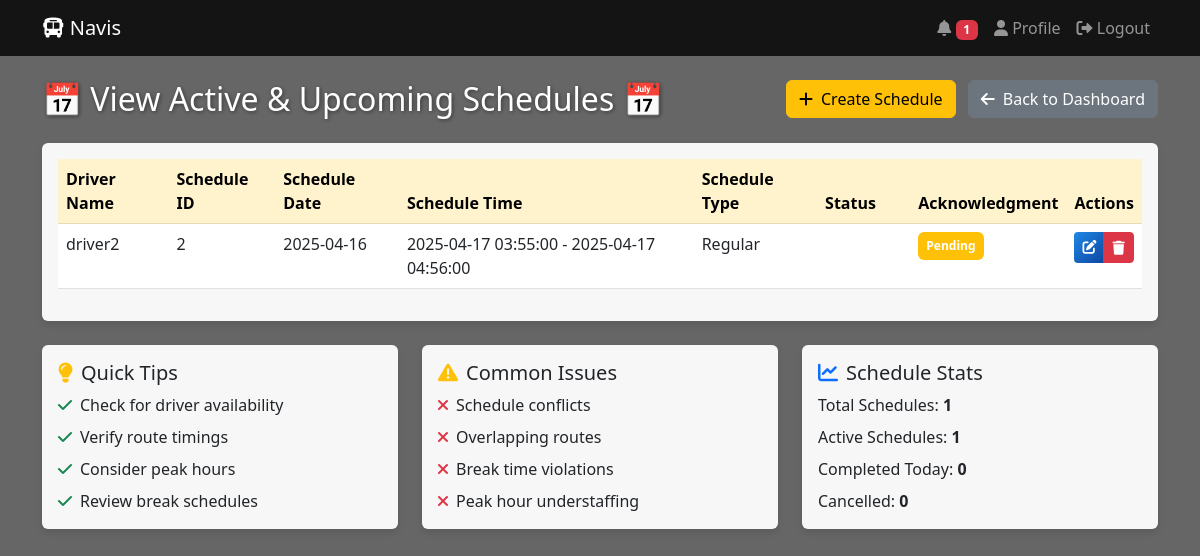
The page /view-schedules (signed in) on the database as committed earlier.
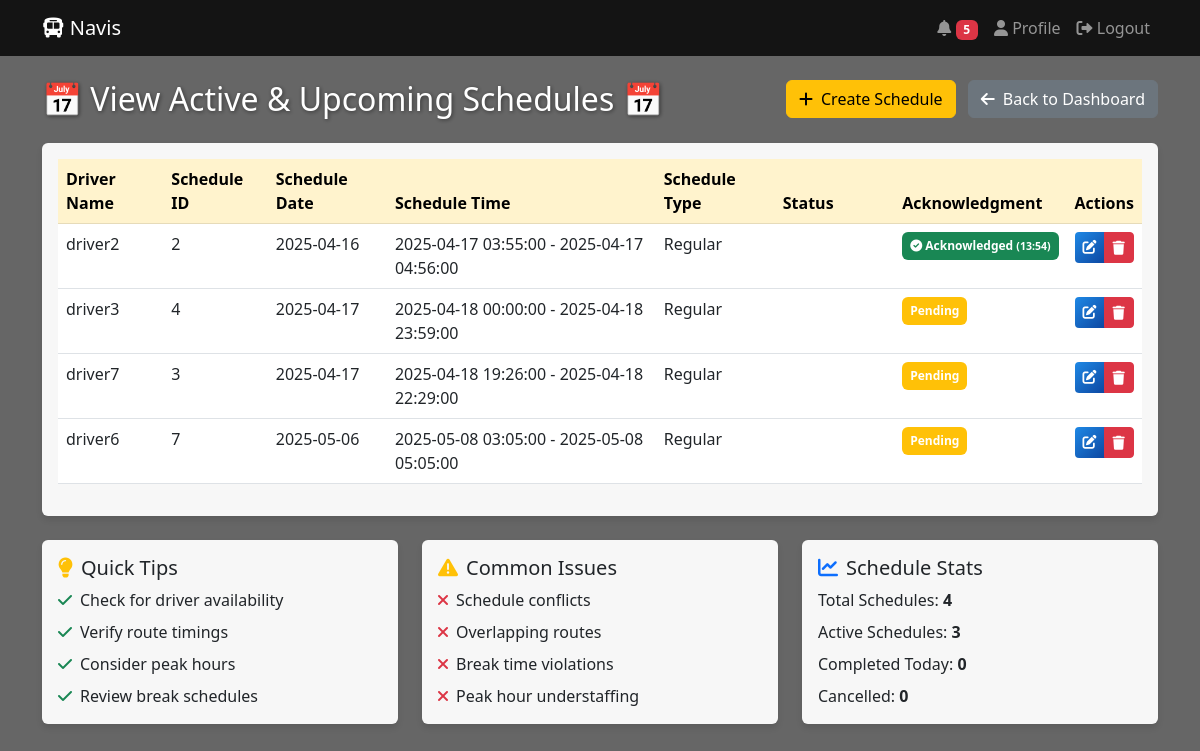
The same page on the database as committed later.
### app.py (models this page shows)
class Schedule(db.Model):
    id = db.Column(db.Integer, primary_key=True)
    date = db.Column(db.Date, nullable=False)
    start_time = db.Column(db.DateTime, nullable=False)
    end_time = db.Column(db.DateTime, nullable=False)
    route = db.Column(db.String(100), nullable=False)
    bus_number = db.Column(db.String(20), nullable=False)
    capacity = db.Column(db.Integer, nullable=False)
    assigned_driver = db.Column(db.String(150), db.ForeignKey('user.username'))
    is_peak_hour = db.Column(db.Boolean, default=False)
    schedule_type = db.Column(db.String(20), default='regular')
    created_by = db.Column(db.String(150), db.ForeignKey('user.username'))
    created_at = db.Column(db.DateTime, default=datetime.utcnow)
    last_modified = db.Column(db.DateTime, default=datetime.utcnow)
    status = db.Column(db.String(20), default='pending')  # pending, assigned, acknowledged, completed
    driver_acknowledged = db.Column(db.Boolean, default=False)
    acknowledgment_time = db.Column(db.DateTime)

### app.py (the view, shortened to what this page needs)
@app.route('/view-schedules')
@login_required
def view_schedules():
    if current_user.role == 'admin':
        schedules = Schedule.query.order_by(
            Schedule.date.asc(),
            Schedule.start_time.asc()
        ).all()
    return render_template('view_schedules.html', schedules=schedules)

### app.py (called while the page is built)
@login_manager.user_loader
def load_user(user_id):
    return User.query.get(int(user_id))

@app.context_processor
def inject_user():
    return dict(current_user=current_user)

@app.context_processor
def inject_notifications():
    unread_count = 0
    if current_user.is_authenticated:
        unread_count = Notification.query.filter_by(
            recipient_username=current_user.username,
            is_read=False
        ).count()
    return dict(unread_count=unread_count)

### templates/view_schedules.html (shortened to what this page needs)
{% extends "base.html" %}
{% block content %}
<div class="row mb-4">
    <div class="col">
        <div class="d-flex justify-content-between align-items-center">
            <h2 class="mb-0">📅 View Active & Upcoming Schedules 📅</h2>
            {% if current_user.role == 'admin' %}
            <div>
                <a href="{{ url_for('add_schedule') }}" class="btn btn-warning me-2">
                    <i class="fas fa-plus me-2"></i>Create Schedule
                </a>
                <a href="{{ url_for('admin_dashboard') }}" class="btn btn-secondary">
                    <i class="fas fa-arrow-left me-2"></i>Back to Dashboard
                </a>
            </div>
            {% else %}
            <a href="{{ url_for('driver_dashboard') }}" class="btn btn-secondary">
                <i class="fas fa-arrow-left me-2"></i>Back to Dashboard
            </a>
            {% endif %}
        </div>
    </div>
</div>
<div class="card">
    <div class="card-body">
        <div class="table-responsive">
            <table class="table table-hover">
                <thead class="table-warning">
                    <tr>
                        <th>Driver Name</th>
                        <th>Schedule ID</th>
                        <th>Schedule Date</th>
                        <th>Schedule Time</th>
                        <th>Schedule Type</th>
                        <th>Status</th>
                        <th>Acknowledgment</th>
                        {% if current_user.role == 'admin' %}
                        <th>Actions</th>
                        {% endif %}
                    </tr>
                </thead>
                <tbody>
                    {% for schedule in schedules %}
                    <tr>
                        <td>{{ schedule.assigned_driver }}</td>
                        <td>{{ schedule.id }}</td>
                        <td>{{ schedule.created_at.strftime('%Y-%m-%d') }}</td>
                        <td>{{ schedule.start_time }} - {{ schedule.end_time }}</td>
                        <td>{{ schedule.schedule_type|title }}</td>
                        <td>
                            <span class="badge status-{{ schedule.status }}">
                            </span>
                        </td>
                        <td>
                            {% if schedule.driver_acknowledged %}
                            <span class="badge bg-success p-2">
                                <i class="fas fa-check-circle"></i> Acknowledged
                                {% if schedule.acknowledgment_time %}
                                <small>({{ schedule.acknowledgment_time.strftime('%H:%M') }})</small>
                                {% endif %}
                            </span>
                            {% else %}
                                {% if current_user.role == 'driver' and schedule.assigned_driver == current_user.username %}
                                <form action="{{ url_for('acknowledge_schedule', id=schedule.id) }}" method="POST" style="display: inline;">
                                    <button type="submit" class="btn btn-success">
                                        <i class="fas fa-check-circle"></i> Acknowledge
                                    </button>
                                </form>
                                {% else %}
                                <span class="badge bg-warning p-2">Pending</span>
                                {% endif %}
                            {% endif %}
                        </td>
                        {% if current_user.role == 'admin' %}
                        <td>
                            <div class="btn-group">
                                <a href="{{ url_for('edit_schedule', id=schedule.id) }}" class="btn btn-primary btn-sm">
                                    <i class="fas fa-edit"></i>
                                </a>
                                <button type="button" class="btn btn-danger btn-sm" data-bs-toggle="modal" data-bs-target="#deleteModal{{ schedule.id }}">
                                    <i class="fas fa-trash"></i>
                                </button>
                            </div>
                        </td>
                        {% endif %}
                    </tr>
                    {% else %}
                    <tr>
                        <td colspan="{% if current_user.role == 'admin' %}8{% else %}7{% endif %}" class="text-center">
                            No schedules found
                        </td>
                    </tr>
                    {% endfor %}
                </tbody>
            </table>
        </div>
    </div>
</div>
{% if current_user.role == 'admin' %}
<div class="row mt-4">
    <div class="col-md-4">
        <div class="card">
            <div class="card-body">
                <h5 class="card-title"><i class="fas fa-lightbulb text-warning me-2"></i>Quick Tips</h5>
                <ul class="list-unstyled mb-0">
                    <li class="mb-2"><i class="fas fa-check text-success me-2"></i>Check for driver availability</li>
                    <li class="mb-2"><i class="fas fa-check text-success me-2"></i>Verify route timings</li>
                    <li class="mb-2"><i class="fas fa-check text-success me-2"></i>Consider peak hours</li>
                    <li><i class="fas fa-check text-success me-2"></i>Review break schedules</li>
                </ul>
            </div>
        </div>
    </div>
    <div class="col-md-4">
        <div class="card">
            <div class="card-body">
                <h5 class="card-title"><i class="fas fa-exclamation-triangle text-warning me-2"></i>Common Issues</h5>
                <ul class="list-unstyled mb-0">
                    <li class="mb-2"><i class="fas fa-times text-danger me-2"></i>Schedule conflicts</li>
                    <li class="mb-2"><i class="fas fa-times text-danger me-2"></i>Overlapping routes</li>
                    <li class="mb-2"><i class="fas fa-times text-danger me-2"></i>Break time violations</li>
                    <li><i class="fas fa-times text-danger me-2"></i>Peak hour understaffing</li>
                </ul>
            </div>
        </div>
    </div>
    <div class="col-md-4">
        <div class="card">
            <div class="card-body">
                <h5 class="card-title"><i class="fas fa-chart-line text-primary me-2"></i>Schedule Stats</h5>
                <ul class="list-unstyled mb-0">
                    <li class="mb-2">Total Schedules: <strong>{{ schedules|length }}</strong></li>
                    <li class="mb-2">Active Schedules: <strong>{{ schedules|selectattr('status', 'equalto', 'scheduled')|list|length }}</strong></li>
                    <li class="mb-2">Completed Today: <strong>{{ schedules|selectattr('status', 'equalto', 'completed')|list|length }}</strong></li>
                    <li>Cancelled: <strong>{{ schedules|selectattr('status', 'equalto', 'cancelled')|list|length }}</strong></li>
                </ul>
            </div>
        </div>
    </div>
</div>
{% endif %}
{% endblock %}

### templates/base.html (shortened to what this page needs)
<!DOCTYPE html>
<html lang="en">
<head>
    <link href="https://cdn.jsdelivr.net/npm/bootstrap@5.3.0/dist/css/bootstrap.min.css" rel="stylesheet">
    <link rel="stylesheet" href="https://cdn.jsdelivr.net/npm/bootstrap-icons@1.7.2/font/bootstrap-icons.css">
    <link rel="stylesheet" href="https://cdnjs.cloudflare.com/ajax/libs/font-awesome/6.0.0/css/all.min.css">
</head>
<body>
    <nav class="navbar navbar-expand-lg navbar-dark">
        <div class="container">
            <a class="navbar-brand" href="{{ url_for('index') }}">
                <i class="fas fa-bus"></i> Navis
            </a>
            <div class="collapse navbar-collapse" id="navbarNav">
                <ul class="navbar-nav ms-auto">
                    {% if current_user.is_authenticated %}
                        <li class="nav-item">
                            <a class="nav-link" href="{{ url_for('notifications') }}">
                                <i class="fas fa-bell"></i>
                                {% if unread_count > 0 %}
                                    <span class="badge bg-danger">{{ unread_count }}</span>
                                {% endif %}
                            </a>
                        </li>
                        <li class="nav-item">
                            <a class="nav-link" href="{{ url_for('profile') }}">
                                <i class="fas fa-user"></i> Profile
                            </a>
                        </li>
                        <li class="nav-item">
                            <a class="nav-link" href="{{ url_for('logout') }}">
                                <i class="fas fa-sign-out-alt"></i> Logout
                            </a>
                        </li>
                    {% else %}
                        <li class="nav-item">
                            <a class="nav-link" href="{{ url_for('login') }}">
                                <i class="fas fa-sign-in-alt"></i> Login
                            </a>
                        </li>
                    {% endif %}
                </ul>
            </div>
        </div>
    </nav>
    <div class="container mt-4">
        {% block content %}{% endblock %}
    </div>
</body>
</html>

Rows that differ between the two databases and show on the page:
changed Schedule "driver2": acknowledgment_time (not shown) → "13:54"; driver_acknowledged "Pending" → "Acknowledged ( )"
added Schedule: assigned_driver "driver3", id "4", created_at "2025-04-17", start_time "2025-04-18 00:00:00", end_time "2025-04-18 23:59:00", schedule_type "Regular", driver_acknowledged "Pending"
added Schedule: assigned_driver "driver7", id "3", created_at "2025-04-17", start_time "2025-04-18 19:26:00", end_time "2025-04-18 22:29:00", schedule_type "Regular", driver_acknowledged "Pending"
added Schedule: assigned_driver "driver6", id "7", created_at "2025-05-06", start_time "2025-05-08 03:05:00", end_time "2025-05-08 05:05:00", schedule_type "Regular", driver_acknowledged "Pending"
Other text that changed with them:
{{ unread_count }}: "1" → "5"
{{ schedules|length }}: "1" → "4"
{{ schedules|selectattr('status', 'equalto', 'scheduled')|list|length }}: "1" → "3"
